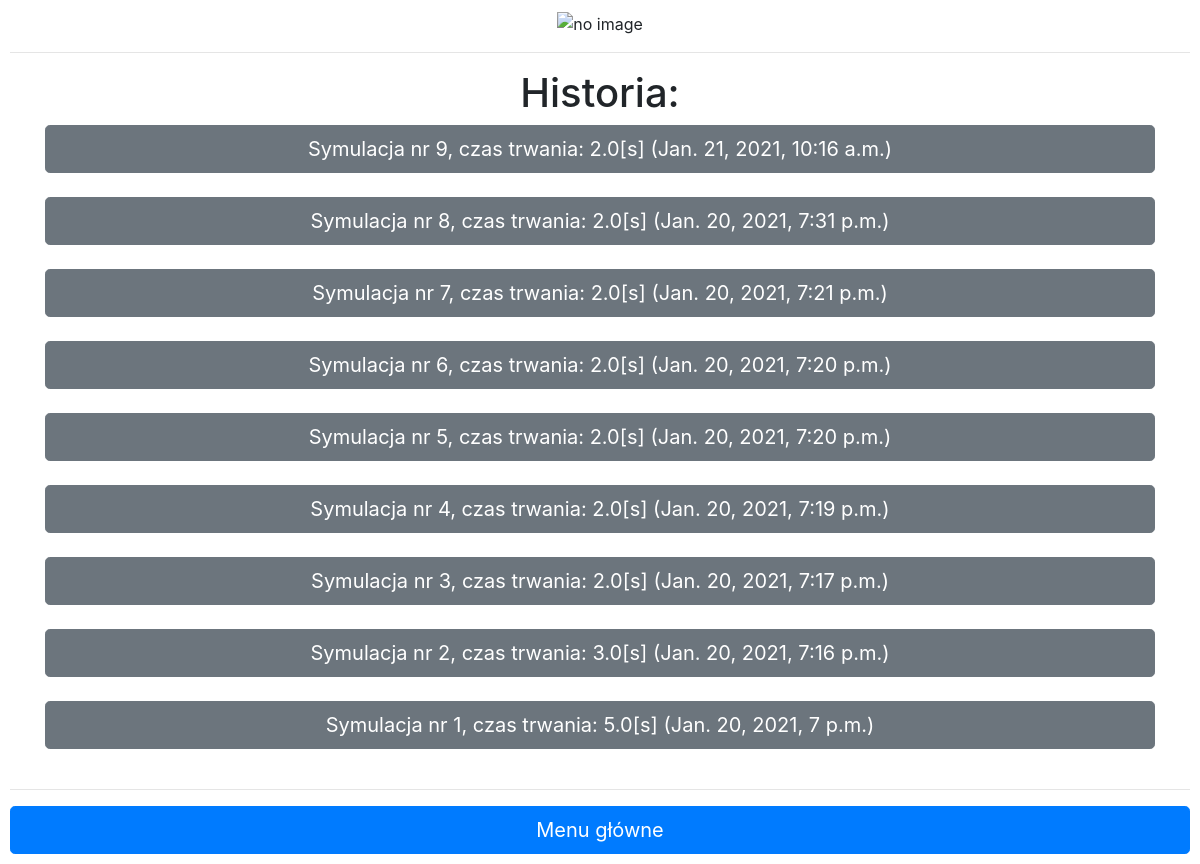
Page /history/ on the earlier database version.
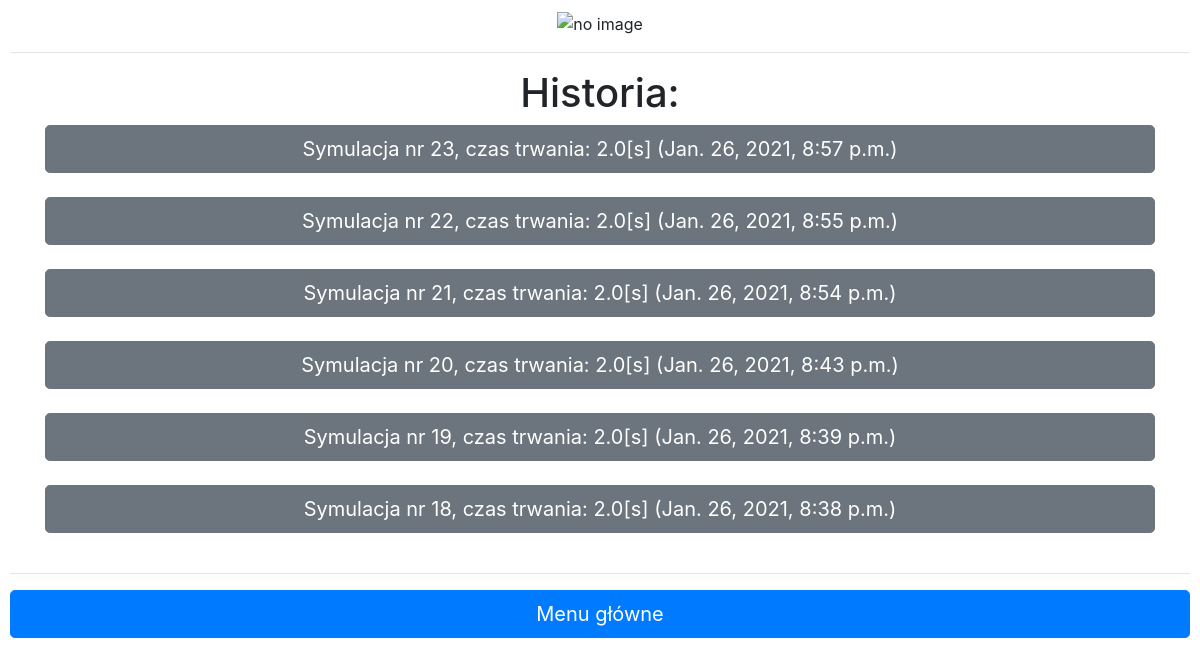
Same page on the later database version.
### charts/models.py (models this page shows)
class PID_db(models.Model):
    sim_time = models.DateTimeField(auto_now=True, auto_now_add=False) # data symulacji
    id = models.AutoField(primary_key=True)
    Tau = models.BinaryField() # Wektor momentow sterujacych [Mn]
    Q_prim = models.BinaryField() # wektor predkosci katowych [rad]
    Kat = models.BinaryField() # wektor pozycji katowych [deg]
    E = models.BinaryField() # wektor bledu polozenia [deg]
    t = models.FloatField(default=1) # czas trwania symulacji [s]
    n = models.IntegerField(default=1) # liczba iteracji

### charts/views.py (the view)
# urls.py: url(r'^history/$', views.history, name="history"),
def history(request):
    hist = PID_db.objects.all().order_by('-id')
    return render(request, "history.html", {
        "hist":hist,
    })

### templates/history.html
{% extends "base/layout.html" %}
{% block body %}
<h1 align="center"> Historia: </h1>
<div>
    {% for record in hist %}
        <div class="container">
            <a href="{% url 'chart' id=record.id %}" type="button" class="btn btn-secondary btn-lg btn-block">
            Symulacja nr {{record.id}}, czas trwania: {{record.t}}[s] ({{record.sim_time}})</a>
            <br>
        </div>
    {%endfor%}
</div>
{% endblock %}

Differences in the rows shown:
removed PID_db: id "9", t "2.0", sim_time "Jan. 21, 2021, 10:16 a.m."
removed PID_db: id "8", t "2.0", sim_time "Jan. 20, 2021, 7:31 p.m."
removed PID_db: id "7", t "2.0", sim_time "Jan. 20, 2021, 7:21 p.m."
removed PID_db: id "6", t "2.0", sim_time "Jan. 20, 2021, 7:20 p.m."
removed PID_db: id "5", t "2.0", sim_time "Jan. 20, 2021, 7:20 p.m."
removed PID_db: id "4", t "2.0", sim_time "Jan. 20, 2021, 7:19 p.m."
removed PID_db: id "3", t "2.0", sim_time "Jan. 20, 2021, 7:17 p.m."
removed PID_db: id "2", t "3.0", sim_time "Jan. 20, 2021, 7:16 p.m."
removed PID_db: id "1", t "5.0", sim_time "Jan. 20, 2021, 7 p.m."
added PID_db: id "23", t "2.0", sim_time "Jan. 26, 2021, 8:57 p.m."
added PID_db: id "22", t "2.0", sim_time "Jan. 26, 2021, 8:55 p.m."
added PID_db: id "21", t "2.0", sim_time "Jan. 26, 2021, 8:54 p.m."
added PID_db: id "20", t "2.0", sim_time "Jan. 26, 2021, 8:43 p.m."
added PID_db: id "19", t "2.0", sim_time "Jan. 26, 2021, 8:39 p.m."
added PID_db: id "18", t "2.0", sim_time "Jan. 26, 2021, 8:38 p.m."
